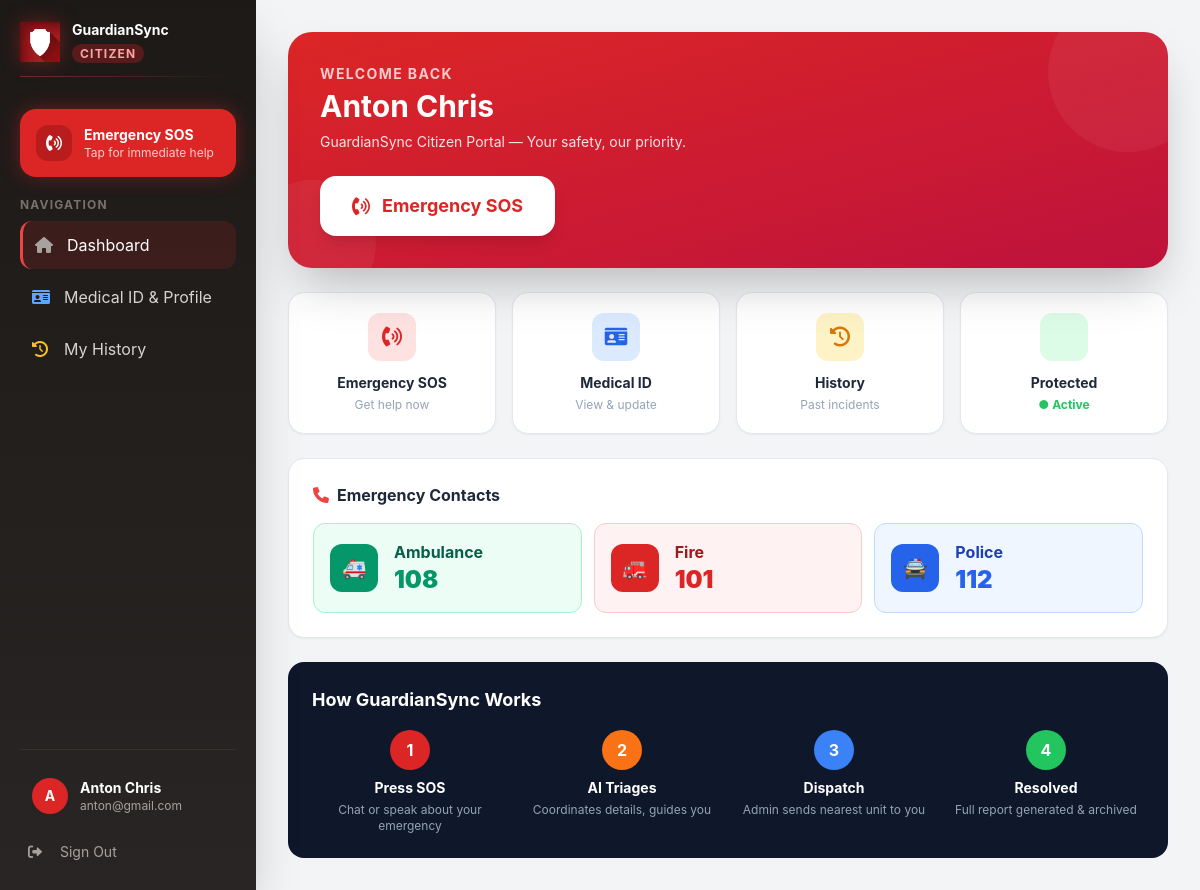
Page / (signed in) on the committed database.
### tables this page shows
CREATE TABLE users (
        id TEXT PRIMARY KEY,
        name TEXT NOT NULL,
        email TEXT UNIQUE NOT NULL,
        phone TEXT,
        password_hash TEXT NOT NULL,
        role TEXT DEFAULT "user",
        unit_id TEXT,
        created_at DATETIME DEFAULT CURRENT_TIMESTAMP);

### main.py (the view)
@app.get("/")
async def root(request: Request):
    user = get_session_user(request, "citizen")
    if not user: return RedirectResponse(url="/auth/login")
    if user["role"] == "admin": return RedirectResponse(url="/admin/feed")
    return templates.TemplateResponse("user/dashboard.html", {"request": request, "user": user})

### templates/user/dashboard.html (shortened to what this page needs)
{% extends "user/layout.html" %}
{% block content %}
<div class="max-w-4xl mx-auto space-y-6">
  <div class="bg-gradient-to-br from-red-600 to-rose-700 rounded-3xl p-8 text-white shadow-2xl relative overflow-hidden">
    <div class="absolute top-0 right-0 w-40 h-40 bg-white/5 rounded-full -translate-y-10 translate-x-10"></div>
    <div class="relative">
      <p class="text-red-200 text-sm font-bold uppercase tracking-widest mb-1">Welcome back</p>
      <h1 class="text-3xl font-bold mb-2">{{ user.name }}</h1>
      <p class="text-red-100 text-sm mb-6">GuardianSync Citizen Portal — Your safety, our priority.</p>
      <a href="/user/sos" id="sos-hero-btn" class="inline-flex items-center gap-3 bg-white text-red-600 px-8 py-4 rounded-2xl font-bold text-lg hover:bg-red-50 transition shadow-lg">
        <i class="fa-solid fa-phone-volume animate-pulse"></i>
        Emergency SOS
      </a>
    </div>
  </div>
  <div class="grid grid-cols-2 md:grid-cols-4 gap-4">
    <a href="/user/sos" class="bg-white rounded-2xl p-5 text-center shadow-sm border border-slate-200 hover:border-red-300 hover:shadow-md transition group">
      <div class="w-12 h-12 bg-red-100 rounded-xl flex items-center justify-center mx-auto mb-3 group-hover:bg-red-200 transition">
        <i class="fa-solid fa-phone-volume text-red-600 text-xl"></i>
      </div>
      <p class="font-bold text-slate-800 text-sm">Emergency SOS</p>
      <p class="text-xs text-slate-400 mt-1">Get help now</p>
    </a>
    <a href="/user/profile" class="bg-white rounded-2xl p-5 text-center shadow-sm border border-slate-200 hover:border-blue-300 hover:shadow-md transition group">
      <div class="w-12 h-12 bg-blue-100 rounded-xl flex items-center justify-center mx-auto mb-3 group-hover:bg-blue-200 transition">
        <i class="fa-solid fa-id-card text-blue-600 text-xl"></i>
      </div>
      <p class="font-bold text-slate-800 text-sm">Medical ID</p>
      <p class="text-xs text-slate-400 mt-1">View & update</p>
    </a>
    <a href="/user/history" class="bg-white rounded-2xl p-5 text-center shadow-sm border border-slate-200 hover:border-amber-300 hover:shadow-md transition group">
      <div class="w-12 h-12 bg-amber-100 rounded-xl flex items-center justify-center mx-auto mb-3 group-hover:bg-amber-200 transition">
        <i class="fa-solid fa-clock-rotate-left text-amber-600 text-xl"></i>
      </div>
      <p class="font-bold text-slate-800 text-sm">History</p>
      <p class="text-xs text-slate-400 mt-1">Past incidents</p>
    </a>
    <div class="bg-white rounded-2xl p-5 text-center shadow-sm border border-slate-200">
      <div class="w-12 h-12 bg-green-100 rounded-xl flex items-center justify-center mx-auto mb-3">
      </div>
      <p class="font-bold text-slate-800 text-sm">Protected</p>
      <p class="text-xs text-green-500 mt-1 font-bold">● Active</p>
    </div>
  </div>
  <div class="bg-white rounded-2xl shadow-sm border border-slate-200 p-6">
    <h2 class="font-bold text-slate-800 mb-4 flex items-center gap-2">
      <i class="fa-solid fa-phone text-red-500"></i> Emergency Contacts
    </h2>
    <div class="grid grid-cols-1 md:grid-cols-3 gap-3">
      <a href="tel:108" class="flex items-center gap-4 bg-emerald-50 border border-emerald-200 rounded-xl p-4 hover:bg-emerald-100 transition">
        <div class="w-12 h-12 bg-emerald-600 rounded-xl flex items-center justify-center text-white font-bold text-xl">🚑</div>
        <div><p class="font-bold text-emerald-800">Ambulance</p><p class="text-2xl font-black text-emerald-600">108</p></div>
      </a>
      <a href="tel:101" class="flex items-center gap-4 bg-red-50 border border-red-200 rounded-xl p-4 hover:bg-red-100 transition">
        <div class="w-12 h-12 bg-red-600 rounded-xl flex items-center justify-center text-white font-bold text-xl">🚒</div>
        <div><p class="font-bold text-red-800">Fire</p><p class="text-2xl font-black text-red-600">101</p></div>
      </a>
      <a href="tel:112" class="flex items-center gap-4 bg-blue-50 border border-blue-200 rounded-xl p-4 hover:bg-blue-100 transition">
        <div class="w-12 h-12 bg-blue-600 rounded-xl flex items-center justify-center text-white font-bold text-xl">🚔</div>
        <div><p class="font-bold text-blue-800">Police</p><p class="text-2xl font-black text-blue-600">112</p></div>
      </a>
    </div>
  </div>
  <div class="bg-slate-900 text-white rounded-2xl p-6">
    <h2 class="font-bold text-lg mb-4">How GuardianSync Works</h2>
    <div class="grid grid-cols-1 md:grid-cols-4 gap-4">
      <div class="text-center">
        <div class="w-10 h-10 bg-red-600 rounded-full flex items-center justify-center font-bold mx-auto mb-2">1</div>
        <p class="text-sm font-bold text-white">Press SOS</p>
        <p class="text-xs text-slate-400 mt-1">Chat or speak about your emergency</p>
      </div>
      <div class="text-center">
        <div class="w-10 h-10 bg-orange-500 rounded-full flex items-center justify-center font-bold mx-auto mb-2">2</div>
        <p class="text-sm font-bold text-white">AI Triages</p>
        <p class="text-xs text-slate-400 mt-1">Coordinates details, guides you</p>
      </div>
      <div class="text-center">
        <div class="w-10 h-10 bg-blue-500 rounded-full flex items-center justify-center font-bold mx-auto mb-2">3</div>
        <p class="text-sm font-bold text-white">Dispatch</p>
        <p class="text-xs text-slate-400 mt-1">Admin sends nearest unit to you</p>
      </div>
      <div class="text-center">
        <div class="w-10 h-10 bg-green-500 rounded-full flex items-center justify-center font-bold mx-auto mb-2">4</div>
        <p class="text-sm font-bold text-white">Resolved</p>
        <p class="text-xs text-slate-400 mt-1">Full report generated & archived</p>
      </div>
    </div>
  </div>
</div>
{% endblock %}

### templates/user/layout.html (shortened to what this page needs)
<!DOCTYPE html>
<html lang="en">
<head>
  <script src="https://cdn.tailwindcss.com"></script>
  <link rel="stylesheet" href="https://cdnjs.cloudflare.com/ajax/libs/font-awesome/6.0.0/css/all.min.css">
</head>
<body class="bg-gray-100 flex min-h-screen">
  <div id="sidebar" class="w-64 user-sidebar min-h-screen fixed top-0 text-white p-5 shadow-2xl flex flex-col z-40
    fixed lg:sticky inset-y-0 left-0 transform -translate-x-full lg:translate-x-0 transition-transform duration-200">
    <div class="mb-8">
      <div class="flex items-center justify-between mb-3">
        <div class="flex items-center gap-3">
          <div class="w-10 h-10 bg-red-600  flex items-center justify-center sos-glow">
            <img src="/static/icon.jpeg" alt="GuardianSync Icon" class="ai-style-change-2">
          </div>
          <div>
            <p class="text-white font-bold text-sm">GuardianSync</p>
            <span class="text-xs px-2 py-0.5 rounded-full bg-red-900/60 text-red-300 font-bold uppercase tracking-widest">Citizen</span>
          </div>
        </div>
      </div>
      <div class="h-px bg-gradient-to-r from-red-500 to-transparent opacity-40"></div>
    </div>
    <a href="/user/sos" id="sos-nav-btn" class="flex items-center gap-3 p-4 rounded-2xl bg-red-600 hover:bg-red-700 transition mb-5 sos-glow group" data-path="/user/sos">
      <div class="w-9 h-9 bg-red-700 rounded-xl flex items-center justify-center group-hover:bg-red-800">
        <i class="fa-solid fa-phone-volume text-white animate-pulse"></i>
      </div>
      <div>
        <p class="font-bold text-white text-sm">Emergency SOS</p>
        <p class="text-red-200 text-xs">Tap for immediate help</p>
      </div>
    </a>
    <nav class="space-y-1 flex-1">
      <p class="text-stone-500 text-xs font-bold mb-2 uppercase tracking-widest">Navigation</p>
      <a href="/" class="nav-link flex items-center p-3 rounded-xl hover:bg-stone-700/50 transition text-stone-300 hover:text-white" data-path="/">
        <i class="fa-solid fa-house mr-3 w-5 text-stone-400"></i> Dashboard
      </a>
      <a href="/user/profile" class="nav-link flex items-center p-3 rounded-xl hover:bg-stone-700/50 transition text-stone-300 hover:text-white" data-path="/user/profile">
        <i class="fa-solid fa-id-card mr-3 w-5 text-blue-400"></i> Medical ID & Profile
      </a>
      <a href="/user/history" class="nav-link flex items-center p-3 rounded-xl hover:bg-stone-700/50 transition text-stone-300 hover:text-white" data-path="/user/history">
        <i class="fa-solid fa-clock-rotate-left mr-3 w-5 text-amber-400"></i> My History
      </a>
    </nav>
    <div class="pt-4 border-t border-stone-700/50 space-y-2">
      {% if user %}
      <div class="flex items-center gap-3 p-3 bg-stone-800/50 rounded-xl">
        <div class="w-9 h-9 bg-red-600 rounded-full flex items-center justify-center font-bold text-sm flex-shrink-0">
          {{ user.name[0] | upper }}
        </div>
        <div class="flex-1 min-w-0">
          <p class="text-white text-sm font-bold truncate">{{ user.name }}</p>
          <p class="text-stone-400 text-xs truncate">{{ user.email }}</p>
        </div>
      </div>
      <a href="/auth/logout/citizen" class="flex items-center p-2 rounded-lg hover:bg-red-900/30 text-stone-400 hover:text-red-400 transition text-sm">
        <i class="fa-solid fa-right-from-bracket mr-3 w-5"></i> Sign Out
      </a>
      {% endif %}
    </div>
  </div>
  <div class="flex-1 flex flex-col min-h-screen">
    <div class="flex-1 p-5 lg:p-8">
      {% block content %}{% endblock %}
    </div>
  </div>
</body>
</html>

### templates/user/layout.html (style rules this page uses)
body { font-family: 'Inter', system-ui, -apple-system, sans-serif; }
.user-sidebar { background: linear-gradient(180deg, #1c1917 0%, #292524 100%); }
.user-nav-active { background: rgba(220,38,38,0.15); border-left: 3px solid #ef4444; color: white; }
.sos-glow { box-shadow: 0 0 20px rgba(220,38,38,0.4); }

### rows in the picture
users: name "A", name "Anton Chris", email "anton@gmail.com"
